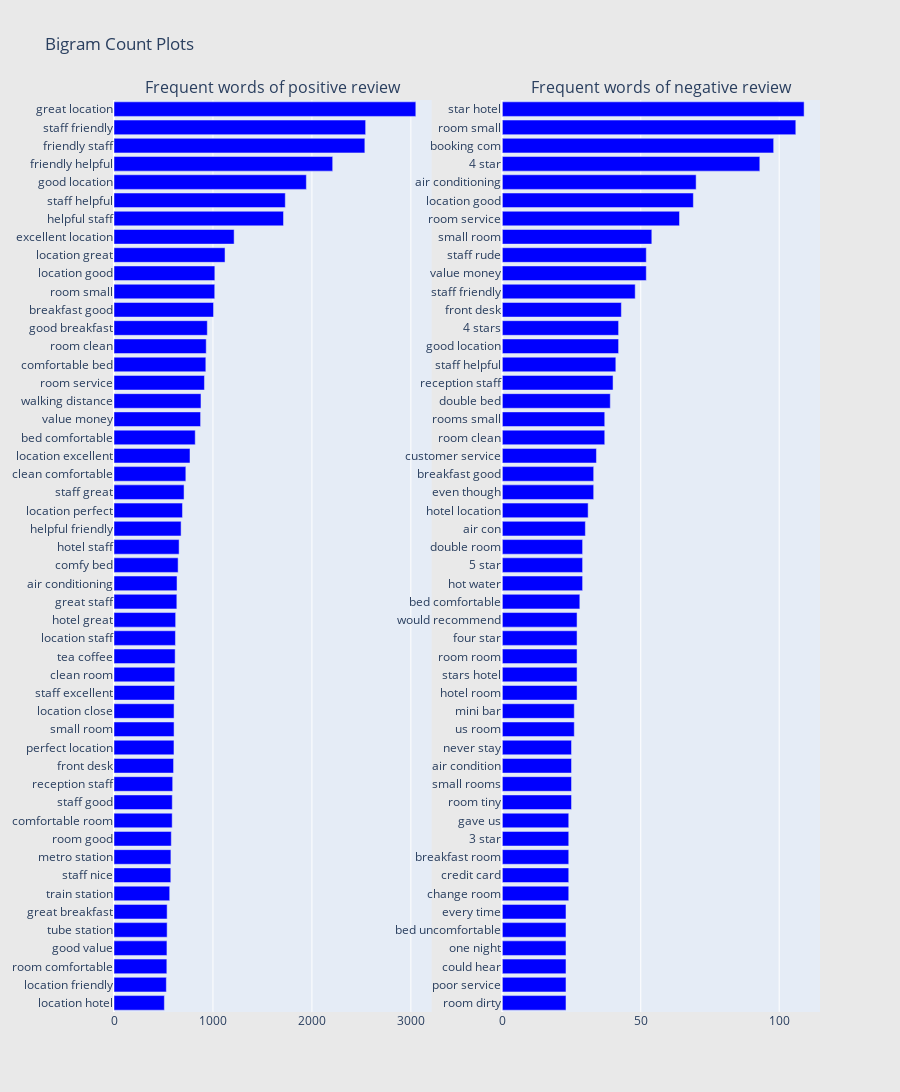

Notebook source saved alongside this figure:
### Code cell
frequent_word_plot(reviews_df, 'is_bad_review', 'review' ,ngram =2)

### Figure 1 — Plotly figure (JSON) as saved in the notebook; plotly's stock layout.template omitted (floating-point values rounded to 4 significant figures)
{"data": [{"marker": {"color": "blue"}, "orientation": "h", "showlegend": false, "type": "bar", "x": [509, 529, 534, 535, 537, 537, 563, 574, 575, 579, 588, 589, 593, 602, 606, 607, 607, 611, 614, 618, 621, 623, 635, 637, 648, 658, 678, 692, 708, 726, 768, 821, 875, 879, 914, 928, 932, 943, 1006, 1018, 1019, 1122, 1214, 1713, 1731, 1944, 2210, 2535, 2543, 3050], "xaxis": "x", "y": ["location hotel", "location friendly", "room comfortable", "good value", "tube station", "great breakfast", "train station", "staff nice", "metro station", "room good", "comfortable room", "staff good", "reception staff", "front desk", "perfect location", "small room", "location close", "staff excellent", "clean room", "tea coffee", "location staff", "hotel great", "great staff", "air conditioning", "comfy bed", "hotel staff", "helpful friendly", "location perfect", "staff great", "clean comfortable", "location excellent", "bed comfortable", "value money", "walking distance", "room service", "comfortable bed", "room clean", "good breakfast", "breakfast good", "room small", "location good", "location great", "excellent location", "helpful staff", "staff helpful", "good location", "friendly helpful", "friendly staff", "staff friendly", "great location"], "yaxis": "y"}, {"marker": {"color": "blue"}, "orientation": "h", "showlegend": false, "type": "bar", "x": [23, 23, 23, 23, 23, 23, 24, 24, 24, 24, 24, 25, 25, 25, 25, 26, 26, 27, 27, 27, 27, 27, 28, 29, 29, 29, 30, 31, 33, 33, 34, 37, 37, 39, 40, 41, 42, 42, 43, 48, 52, 52, 54, 64, 69, 70, 93, 98, 106, 109], "xaxis": "x2", "y": ["room dirty", "poor service", "could hear", "one night", "bed uncomfortable", "every time", "change room", "credit card", "breakfast room", "3 star", "gave us", "room tiny", "small rooms", "air condition", "never stay", "us room", "mini bar", "hotel room", "stars hotel", "room room", "four star", "would recommend", "bed comfortable", "hot water", "5 star", "double room", "air con", "hotel location", "even though", "breakfast good", "customer service", "room clean", "rooms small", "double bed", "reception staff", "staff helpful", "good location", "4 stars", "front desk", "staff friendly", "value money", "staff rude", "small room", "room service", "location good", "air conditioning", "4 star", "booking com", "room small", "star hotel"], "yaxis": "y2"}], "layout": {"annotations": [{"font": {"size": 16}, "showarrow": false, "text": "Frequent words of positive review", "x": 0.225, "xanchor": "center", "xref": "paper", "y": 1, "yanchor": "bottom", "yref": "paper"}, {"font": {"size": 16}, "showarrow": false, "text": "Frequent words of negative review", "x": 0.775, "xanchor": "center", "xref": "paper", "y": 1, "yanchor": "bottom", "yref": "paper"}], "height": 1200, "paper_bgcolor": "rgb(233,233,233)", "title": {"text": "Bigram Count Plots"}, "width": 900, "xaxis": {"anchor": "y", "domain": [0, 0.45]}, "xaxis2": {"anchor": "y2", "domain": [0.55, 1]}, "yaxis": {"anchor": "x", "domain": [0, 1]}, "yaxis2": {"anchor": "x2", "domain": [0, 1]}}}
